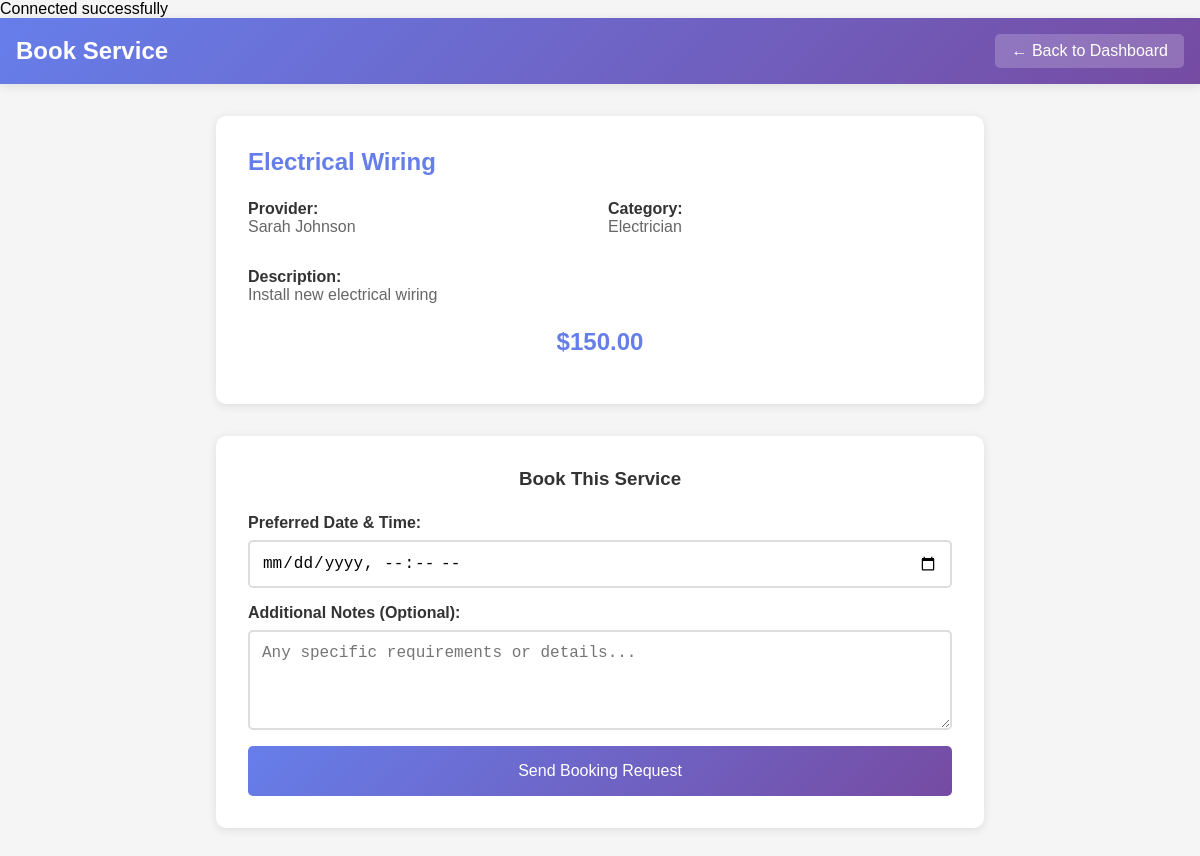
The page /book_service.php?service_id=3 (signed in) on the database its author committed.
### tables this page shows
CREATE TABLE services (
    id INT AUTO_INCREMENT PRIMARY KEY,
    user_id INT,
    service_name VARCHAR(100) NOT NULL,
    description TEXT,
    price DECIMAL(10,2),
    created_at TIMESTAMP DEFAULT CURRENT_TIMESTAMP,
    FOREIGN KEY (user_id) REFERENCES users(id) ON DELETE CASCADE
);

CREATE TABLE users (
    id INT AUTO_INCREMENT PRIMARY KEY,
    name VARCHAR(100) NOT NULL,
    email VARCHAR(100) UNIQUE NOT NULL,
    password VARCHAR(255) NOT NULL,
    phone VARCHAR(20),
    address TEXT,
    service_type VARCHAR(100),
    hourly_rate DECIMAL(10,2),
    created_at TIMESTAMP DEFAULT CURRENT_TIMESTAMP
);

### book_service.php (the view, shortened to what this page needs)
<?php
require_once 'db_conn.php';
$service_id = $_GET['service_id'] ?? 0;
$stmt = $pdo->prepare("
    SELECT s.*, u.name as provider_name, u.service_type
    FROM services s
    JOIN users u ON s.user_id = u.id
    WHERE s.id = ?
");
$stmt->execute([$service_id]);
$service = $stmt->fetch();
?>
<!DOCTYPE html>
<html lang="en">
<head>
</head>
<body>
    <div class="header">
        <div class="header-content">
            <h1>Book Service</h1>
            <a href="client_dashboard.php" class="btn">← Back to Dashboard</a>
        </div>
    </div>
    <div class="container">
        <div class="service-details">
            <h2><?php echo htmlspecialchars($service['service_name']); ?></h2>
            <div class="service-info">
                <div class="info-item">
                    <div class="info-label">Provider:</div>
                    <div class="info-value"><?php echo htmlspecialchars($service['provider_name']); ?></div>
                </div>
                <div class="info-item">
                    <div class="info-label">Category:</div>
                    <div class="info-value"><?php echo htmlspecialchars($service['service_type']); ?></div>
                </div>
            </div>
            <div class="info-item">
                <div class="info-label">Description:</div>
                <div class="info-value"><?php echo htmlspecialchars($service['description']); ?></div>
            </div>
            <div class="price-highlight">
                $<?php echo number_format($service['price'], 2); ?>
            </div>
        </div>
        <?php if (!isset($success)): ?>
        <div class="booking-form">
            <h3>Book This Service</h3>
            <form method="POST">
                <div class="form-group">
                    <label for="booking_date">Preferred Date & Time:</label>
                    <input type="datetime-local" name="booking_date" id="booking_date" required min="<?php echo date('Y-m-d\TH:i'); ?>">
                </div>
                <div class="form-group">
                    <label for="notes">Additional Notes (Optional):</label>
                    <textarea name="notes" id="notes" placeholder="Any specific requirements or details..."></textarea>
                </div>
                <button type="submit" class="btn-primary">Send Booking Request</button>
            </form>
        </div>
        <?php endif; ?>
    </div>
</body>
</html>

### book_service.php (style rules this page uses)
* { margin: 0; padding: 0; box-sizing: border-box; }
body { font-family: 'Arial', sans-serif; background: #f5f5f5; min-height: 100vh; }
.header { background: linear-gradient(135deg, #667eea 0%, #764ba2 100%); color: white; padding: 1rem 0; box-shadow: 0 2px 10px rgba(0,0,0,0.1); }
.header-content { max-width: 1200px; margin: 0 auto; display: flex; justify-content: space-between; align-items: center; padding: 0 1rem; }
.header h1 { font-size: 1.5rem; }
.btn { padding: 0.5rem 1rem; background: rgba(255,255,255,0.2); color: white; text-decoration: none; border-radius: 5px; transition: background 0.3s; }
.container { max-width: 800px; margin: 2rem auto; padding: 0 1rem; }
.service-details { background: white; border-radius: 10px; padding: 2rem; box-shadow: 0 2px 10px rgba(0,0,0,0.1); margin-bottom: 2rem; }
.service-details h2 { color: #667eea; margin-bottom: 1rem; }
.service-info { display: grid; grid-template-columns: 1fr 1fr; gap: 1rem; margin-bottom: 1rem; }
.info-item { padding: 0.5rem 0; }
.info-label { font-weight: bold; color: #333; }
.info-value { color: #666; }
.price-highlight { font-size: 1.5rem; font-weight: bold; color: #667eea; text-align: center; margin: 1rem 0; }
.booking-form { background: white; border-radius: 10px; padding: 2rem; box-shadow: 0 2px 10px rgba(0,0,0,0.1); }
.booking-form h3 { color: #333; margin-bottom: 1.5rem; text-align: center; }
.form-group { margin-bottom: 1rem; }
label { display: block; margin-bottom: 0.5rem; color: #333; font-weight: bold; }
input, textarea { width: 100%; padding: 0.75rem; border: 2px solid #ddd; border-radius: 5px; font-size: 1rem; transition: border-color 0.3s; }
textarea { height: 100px; resize: vertical; }
.btn-primary { width: 100%; background: linear-gradient(135deg, #667eea 0%, #764ba2 100%); color: white; padding: 1rem; border: none; border-radius: 5px; font-size: 1rem; cursor: pointer; transition: transform 0.2s; }

### rows shown on the page
services: service_name "Electrical Wiring", user.name "Sarah Johnson", user.service_type "Electrician", description "Install new electrical wiring", price "150.00"
